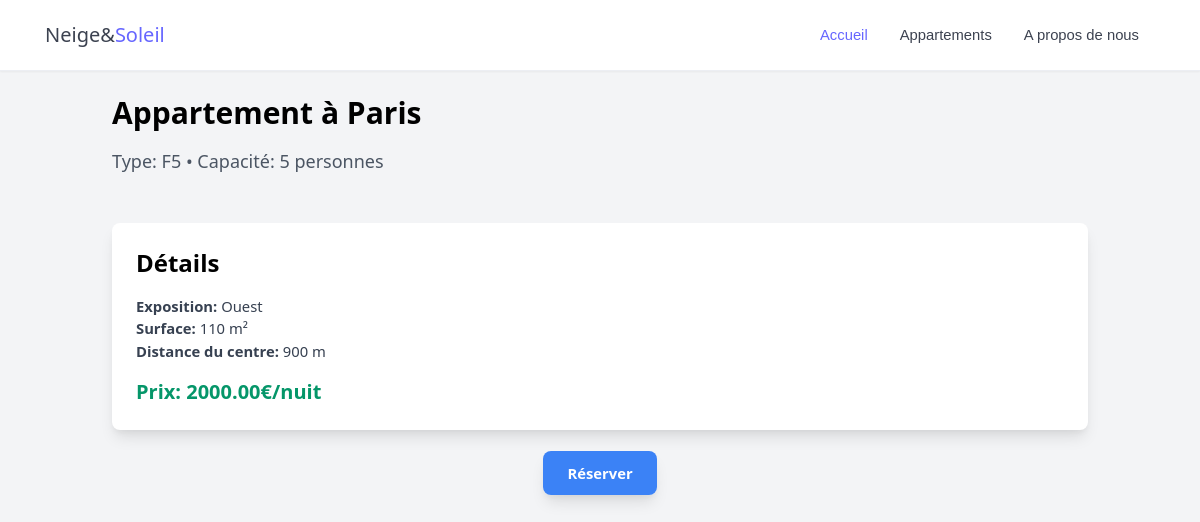
/Controlleur/c_detail_annonces.php?id_batiment=B001&numero_appartement=110&prix=2000.00, run on the app's committed database.
### tables this page shows
CREATE TABLE IF NOT EXISTS APPARTEMENT (
        ID_BATIMENT VARCHAR(30) NOT NULL,
        NUMERO_APPARTEMENT INT NOT NULL,
        ID_VILLE INT NOT NULL,
        ID_PROPRIETAIRE INT NOT NULL,
        ADRESSE VARCHAR(70) NOT NULL,
        CODE_POSTAL INT NOT NULL,
        IMG1 mediumblob DEFAULT NULL,
        IMG2 mediumblob DEFAULT NULL,
        IMG3 mediumblob DEFAULT NULL,
        IMG4 mediumblob DEFAULT NULL,
        TYPE ENUM('F1', 'F2', 'F3', 'F4', 'F5') NOT NULL,
        EXPOSITION ENUM('Nord', 'Nord-est','Nord-ouest','Sud','Sud-est','Sud-ouest','Est', 'Ouest') NOT NULL,
        SURFACE_HABITABLE INT NOT NULL,
        SURFACE_BALCON INT DEFAULT NULL,
        CAPACITE INT NOT NULL,
        DISTANCE INT NOT NULL,
        CONSTRAINT PK_APPARTEMENT PRIMARY KEY (ID_BATIMENT, NUMERO_APPARTEMENT),
        CONSTRAINT FK_APPARTEMENT_VILLE FOREIGN KEY (ID_VILLE) REFERENCES VILLE(ID_VILLE) on update cascade,
        CONSTRAINT FK_APPARTEMENT_PROPRIETAIRE FOREIGN KEY (ID_PROPRIETAIRE) REFERENCES PROPRIETAIRE(ID_PROPRIETAIRE) on update cascade on delete cascade,
        CONSTRAINT FK_APPARTEMENT_BATIMENT FOREIGN KEY (ID_BATIMENT) REFERENCES BATIMENT(ID_BATIMENT) on update cascade on delete cascade
    );

CREATE TABLE IF NOT EXISTS VILLE (
        ID_VILLE INT NOT NULL AUTO_INCREMENT,
        NOM VARCHAR(128) DEFAULT NULL,
        CONSTRAINT PK_VILLE PRIMARY KEY (ID_VILLE)
    );

### Controlleur/c_detail_annonces.php (called while the page is built, shortened)
<?php
require_once __DIR__ . "/Controlleur.class.php";
$unControleur = new Controleur();
$id_batiment = $_GET['id_batiment'] ;
$numero_appartement = $_GET['numero_appartement'] ;
$check=$unControleur->verifierAppartement($id_batiment, $numero_appartement);
if ($check == 1) {
$annonce = $unControleur->selectAppartementEkip($id_batiment, $numero_appartement);
}
else {
    header("Location: ../Vue/Erreur404.php");
}
$prixAffiche=$_GET['prix'];
 require_once __DIR__ . "/../Vue/vue_detail_annonces.php";

### Modele/Modele.class.php (called while the page is built, shortened)
<?php
	class Modele {
		private $unPdo ;
		public function __construct(){
			try {
				$serveur="localhost";
				$bdd = "NeigeSoleil";
				$user = "root";
				$mdp = "";
				$this->unPdo = new PDO("mysql:host=".$serveur.";dbname=".$bdd, $user, $mdp);
			}
			catch(PDOException $exp){
				echo "<br> Erreur de connexion à la BDD :".$exp->getMessage();
			}
		}
			public function selectAppartementEkip($id_batiment, $numero_appartement) {
				$requete = "SELECT apt.*, ekip.*, v.nom as ville FROM Ville v JOIN appartement apt ON apt.id_ville=v.id_ville LEFT JOIN Equipements ekip ON apt.id_batiment=ekip.id_batiment AND apt.numero_appartement=ekip.numero_appartement where :id_batiment = apt.id_batiment and :numero_appartement = apt.numero_appartement;";
				$exec = $this->unPdo->prepare($requete);
				$donnees = [":id_batiment" => $id_batiment, ":numero_appartement" => $numero_appartement];
				$exec->execute($donnees);
				return $exec->fetch();
			}
}
	?>

### Controlleur/Controlleur.class.php (called while the page is built, shortened)
    <?php
   require_once __DIR__ . "/../Modele/Modele.class.php";
    class Controleur {
        private $unModele;
        public function __construct (){
            $this->unModele = new Modele();
        }
        public function selectAppartementEkip($id_batiment, $numero_appartement) {
            return $this->unModele->selectAppartementEkip($id_batiment, $numero_appartement);
        }
}
?>

### Vue/vue_detail_annonces.php (the view, shortened to what this page needs)
<!DOCTYPE html>
<html lang="fr">
<head>
    <link rel="stylesheet" href="../CSS/cssnavbar.css">
    <link rel="stylesheet" href="../CSS/search-bar-accueil.css">
    <link href="https://cdn.jsdelivr.net/npm/tailwindcss@2.2.19/dist/tailwind.min.css" rel="stylesheet">
</head>
<body class="bg-gray-100">
<nav class="navbar">
    <div class="container">
      <div class="navbar-header">
        <a href="../index.php">
          <h4>Neige&<span>Soleil</span></h4>
        </a>
      </div>
      <div class="navbar-menu" id="open-navbar1">
        <ul class="navbar-nav">
          <li class="active"><a href="../index.php">Accueil</a></li>
          <li class="navbar-dropdown">
            <a href="../Controlleur/c_annonces.php">
              Appartements <i class="fa fa-angle-down"></i>
            </a>
          </li>
          <li><a href="#">A propos de nous</a></li>
        </ul>
      </div>
    </div>
  </nav>
    <div class="container mx-auto p-6">
        <h1 class="text-3xl font-bold mb-4">Appartement à <?= htmlspecialchars($annonce['ville']) ?></h1>
        <p class="text-gray-600 text-lg">Type: <?= htmlspecialchars($annonce['TYPE']) ?> • Capacité: <?= htmlspecialchars($annonce['CAPACITE']) ?> personnes</p>
        <div class="bg-white shadow-lg rounded-lg p-6">
            <h2 class="text-2xl font-semibold mb-4">Détails</h2>
            <p class="text-gray-700"><strong>Exposition:</strong> <?= htmlspecialchars($annonce['EXPOSITION']) ?></p>
            <p class="text-gray-700"><strong>Surface:</strong> <?= htmlspecialchars($annonce['SURFACE_HABITABLE']) ?> m²</p>
            <p class="text-gray-700"><strong>Distance du centre:</strong> <?= htmlspecialchars($annonce['DISTANCE']) ?> m</p>
            <p class="text-green-600 font-bold text-xl mt-4">Prix: <?= $prixAffiche ?>€/nuit</p>
        </div>
        <div class="text-center mt-8">
            <a href="../Controlleur/c_reservation.php?id_batiment=<?= $id_batiment ?>&numero_appartement=<?= $numero_appartement ?>" class="px-6 py-3 bg-blue-500 text-white font-bold rounded-lg shadow-lg hover:bg-blue-600">Réserver</a>
        </div>
    </div>
</body>
</html>

### CSS/cssnavbar.css (style rules this page uses)
* { box-sizing: border-box; padding: 0; margin: 0; }
body { font-family: "Roboto", sans-serif; font-size: 0.925rem; }
a { text-decoration: none; }
.container { width: 1170px; position: relative; margin-left: auto; margin-right: auto; padding-left: 15px; padding-right: 15px; }
.navbar, .navbar > .container { width: 100%; display: flex; flex-wrap: wrap; align-items: center; justify-content: space-between; }
.navbar { box-shadow: 0 1px 2px 0 rgba(0, 0, 0, 0.05); background-color: #fff; padding: 1rem 1.15rem; border-bottom: 1px solid #eceef3; }
@media (min-width: 576px) { .navbar .container { max-width: 540px; } }
@media (min-width: 768px) { .navbar .container { max-width: 720px; } }
@media (min-width: 992px) { .navbar .container { max-width: 960px; } }
@media (min-width: 1200px) { .navbar .container { max-width: 1140px; } }
.navbar .navbar-header { display: flex; align-items: center; }
.navbar .navbar-header > a { font-weight: 500; color: #3c4250; }
.navbar .navbar-menu { display: flex; align-items: center; flex-basis: auto; flex-grow: 1; font-family: 'Montserrat', sans-serif; }
.navbar .navbar-menu .navbar-nav { margin-left: auto; flex-direction: row; display: flex; padding-left: 0; margin-bottom: 0; list-style: none; }
.navbar .navbar-menu .navbar-nav > li > a { color: #3c4250; text-decoration: none; display: inline-block; padding: 0.5rem 1rem; }
.navbar .navbar-menu .navbar-nav > li.active a { color: #66f; }
.navbar .navbar-dropdown { position: relative; }
.navbar .navbar-header > a span { color: #66f; }
.navbar .navbar-header h4 { font-weight: 500; font-size: 1.25rem; }

### data on the page
appartement: ID_VILLE.NOM "Paris", TYPE "F5", CAPACITE "5", EXPOSITION "Ouest", SURFACE_HABITABLE "110", DISTANCE "900"

### other printed values
$prixAffiche "2000.00"
